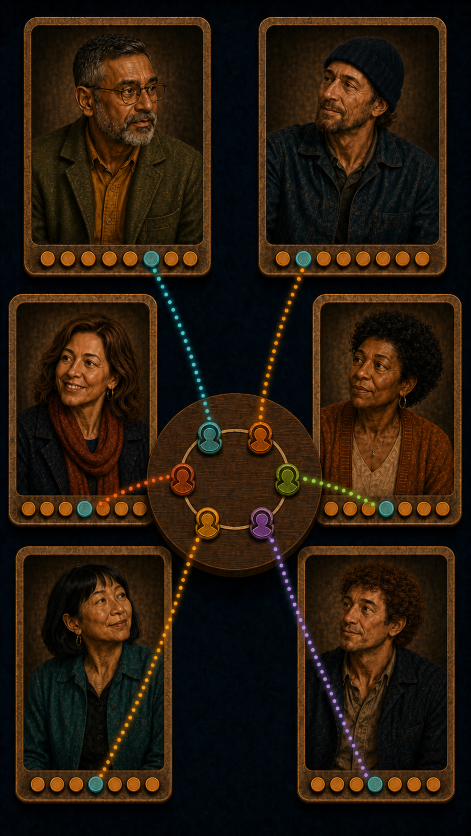
#> input picture guides/publication/story/films/google-flow/a-match-is-not-a-meeting/assets/source/PR_CP05_imagegen_source.png, 941 x 1672 px (shown at 1/2 size)
$ python -i build_brand_frames.py   (imports and definitions only)
#> lines starting #> are read from the running program, lines starting #| are printed output that depends on the picture
#> further down, picture is the input picture: PIL image 941x1672 RGB; mean R, G, B 39.5, 26.4, 13.6
#!/usr/bin/env python3
"""Build deterministic brand layers and optionally rebuild source checkpoints."""

import argparse
from pathlib import Path
from PIL import Image, ImageDraw, ImageFont

# [1 line that did not run here, left out]
# [1 line that did not run here, left out]
# [1 line that did not run here, left out]
# [1 line that did not run here, left out]
# [4 lines that did not run here, left out]
FONT_REGULAR = Path("/usr/share/fonts/truetype/liberation2/LiberationSans-Regular.ttf")
FONT_BOLD = Path("/usr/share/fonts/truetype/liberation2/LiberationSans-Bold.ttf")
SIZE = (720, 1280)


def cover(image: Image.Image) -> Image.Image:
    image = image.convert("RGB")
    scale = max(SIZE[0] / image.width, SIZE[1] / image.height)
#> scale = 0.766
    resized = image.resize((round(image.width * scale), round(image.height * scale)), Image.LANCZOS)
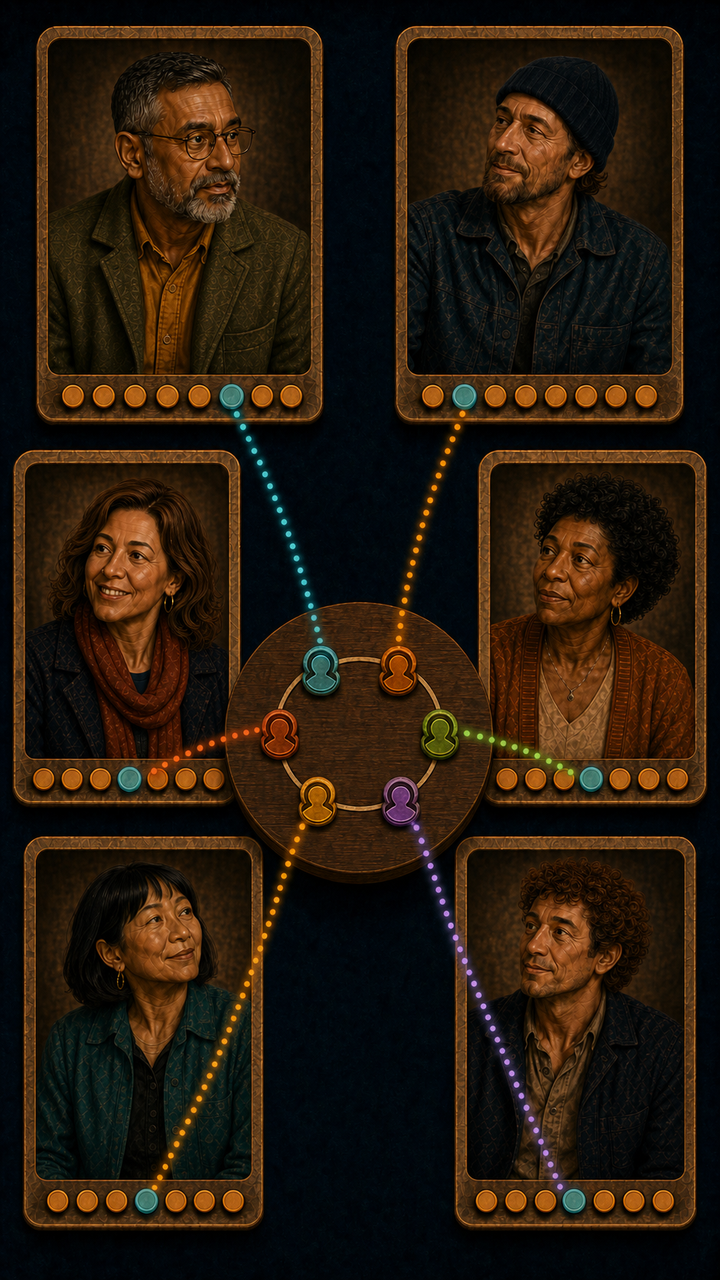
#> resized: PIL image 720x1280 RGB; mean R, G, B 39.5, 26.4, 13.6
    left = (resized.width - SIZE[0]) // 2
#> left = 0
    top = (resized.height - SIZE[1]) // 2
#> top = 0
    return resized.crop((left, top, left + SIZE[0], top + SIZE[1]))


# [99 lines left out: functions gradient_layer, gradient_overlay, brand, centered_text, main, not called in this run]


# [2 lines not run here, left out]

>>> from PIL import Image
>>> picture = Image.open('../assets/source/PR_CP05_imagegen_source.png')
>>> result = cover(picture)
